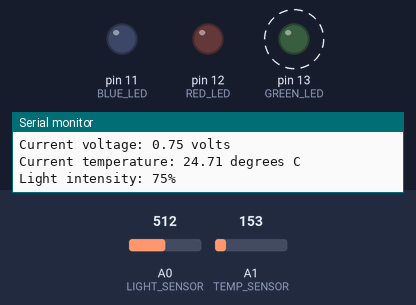
The sketch below on a simulated Arduino Uno, built with avr-gcc and run on an emulated ATmega328P. Shown: output pins drawn as LEDs (lit = HIGH), the last lines printed to the serial monitor. Dashed ring = blinking. The test bench sets the inputs (shaded band); at power-on: A1 (TEMP_SENSOR) = 153, A0 (LIGHT_SENSOR) = 512.

Above: at 1.8 s.
1.9 s: A1 (TEMP_SENSOR) set to 139
At 2.4 s:
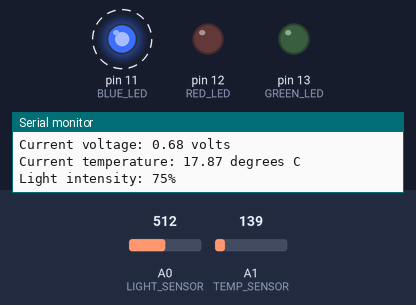
6.0 s: A0 (LIGHT_SENSOR) set to 435
9.5 s: A0 (LIGHT_SENSOR) set to 409
At 10.1 s:
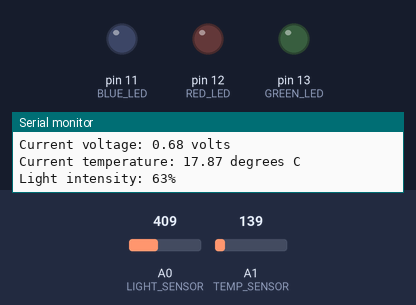
13.6 s: A1 (TEMP_SENSOR) set to 165
At 14.8 s:
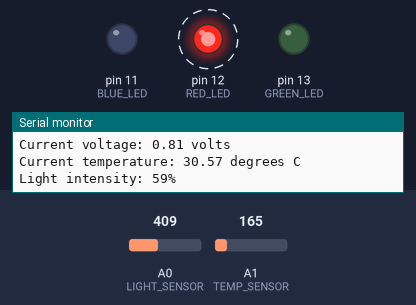
17.7 s: A1 (TEMP_SENSOR) set to 133
At 18.9 s:
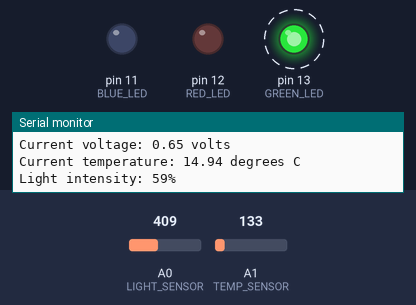
21.8 s: A1 (TEMP_SENSOR) set to 175
At 23.0 s:
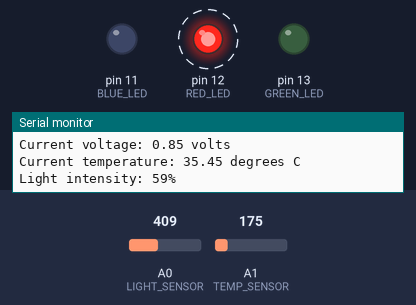
Timing chart, 0 to 26.9 s (numbered marks = the images above; inputs shaded):
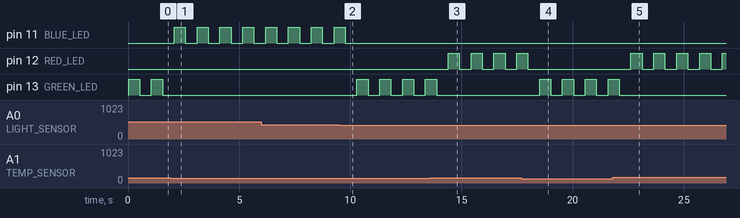

The sketch:

wp3_ex_2.ino
```cpp
// (C) Emma Litvin, Nicole Quinstedt. Group: 11 (2023)
// Work package 3
// Exercise 2 (Custom-made sensors readings conversion without <DHT.h> library)
// Submission code: XXXX

/*--------------------------------------------------------------------------------------------
Exercise 2: The system that measures the light intensity and temperature at the same time.
  The system motitor the dependency between these two measurements and warns about deviations.
  The system periodically read the temperature and light intensity (periodicy (in seconds)
  provided as a variable in the program).
  The system uses three LEDs to indicate the normal dependency (GREEN), deviation when the
  temperature is higher that it should be given the light intensity (RED), and when the
  temperature is lower that it should be (BLUE).
---------------------------------------------------------------------------------------------*/

/*--------------------------------------------------------------------------------------------
  Sources:
  - Conversion of voltage to temperature in Celsius:
    https://docs.onion.io/omega2-arduino-dock-starter-kit/arduino-kit-reading-a-temp-sensor.html
  - More about conversion of voltage to temperature in Celsius and offset:
    https://lastminuteengineers.com/tmp36-temperature-sensor-arduino-tutorial/
  - How to map readings from light intensity sensor to persentage ratings:
    https://www.instructables.com/Light-Sensor-Photoresistor-Arduino-Tinkercad/
----------------------------------------------------------------------------------------------*/

// Constants will not change
const int GREEN_LED = 13;                       // Pin 13 connected to green LED
const int RED_LED = 12;                         // Pin 12 connected to LED
const int BLUE_LED = 11;                        // Pin 11 connected to LED
const int LIGHT_SENSOR = A0;                    // Pin A0 connected to light sensor
const int TEMP_SENSOR = A1;                     // Pin A1 connected to temperature sensor

int delayInterval = 500;                       	// Delay between sensors reads (decided to be 0.5 second)

// Function that runs the code only once
void setup()
{
  Serial.begin(9600);                            // Establish serial communication between Arduino board and other components with baud rate
  pinMode(TEMP_SENSOR, INPUT);                   // Set temperature sensor as INPUT
  pinMode(LIGHT_SENSOR, INPUT);                  // Set light sensor as INPUT
  pinMode(GREEN_LED, OUTPUT);                    // Set green LED as output
  pinMode(RED_LED, OUTPUT);                      // Set red LED as output
  pinMode(BLUE_LED, OUTPUT);                     // Set blue LED as output
}

// Function that runs the code repeteadly
void loop()
{
  // Get voltage reading from temperature sensor
  int measuredTemp = analogRead(TEMP_SENSOR);
  // Convert analog reading to voltage
  float voltage = (float) measuredTemp * 5.0;
  voltage /= 1024.0;
  // Print out voltage
  Serial.print("Current voltage: "); Serial.print(voltage); Serial.println(" volts");
  // Convert voltage to degrees in Celsius including the 500mV offset adjustment (to read negative temperatures)
  float convertedTemp = (voltage - 0.5) * 100;
  // Print out converted temperature
  Serial.print("Current temperature: "); Serial.print(convertedTemp); Serial.println(" degrees C");

  // Get light reading from light sensor
  int measuredLight = analogRead(LIGHT_SENSOR);
  // Map readings from light sensor to persentage ratings
  int convertedLight = map(measuredLight, 6, 679, 0, 100);
  // Print converted light rate
  Serial.print("Light intensity: "); Serial.print(convertedLight); Serial.println("%"); Serial.println();

  // Check sensors readings and turn on LEDs according to specifications
  // Case if light intensity is 0%
  if (convertedLight == 0)
  {
    // Case if temperature lower that -12 degrees
    if (convertedTemp < -12)
    {
      // Turn on green LED indicating normal dependency
      blink(GREEN_LED);
    }
    // Case if temperature is higher than -12 degrees
    else
    {
      // Turn on red LED indicating that temperature is higher than it should be
      blink(RED_LED);
    }
  }
  // Case if light intensity is between 1% and 20%
  else if (convertedLight >= 1 && convertedLight <= 20)
  {
    // Case if temperature is between -12 and 0 degrees
    if (convertedTemp >= -12 && convertedTemp <= 0)
    {
      // Turn on green LED indicating normal dependency
      blink(GREEN_LED);
    }
    // Case if temperature if lower that -12 degrees
    else if (convertedTemp < -12)
    {
      // Turn on blue LED indicating that temperature is lower than it should be
      blink(BLUE_LED);
    }
    // Case if temperature is higher that 0
    else
    {
      // Turn on red LED indicating that temperature is higher than it should be
      blink(RED_LED);
    }
  }
  // Case if light intensity is between 21% and 60%
  else if (convertedLight >= 21 && convertedLight <= 60)
  {
    // Case if temperature is between 0 and 20 degrees
    if (convertedTemp >= 0 && convertedTemp <= 20)
    {
      // Turn on green LED indicating normal dependency
      blink(GREEN_LED);
    }
          // Case if temperature is lower that 0
    else if (convertedTemp < 0)
    {
      // Turn on blue LED indicating that temperature is lower than it should be
      blink(BLUE_LED);
    }
    // Case if temperature is higher that 20 degrees
    else
    {
      // Turn on red LED indicating that temperature is higher than it should be
      blink(RED_LED);
    }
  }
  // Case if light intensity is more than 61%
  else
  {
    // Case if temperature is higher that 21 degree
    if (convertedTemp >= 21)
    {
      // Turn on green LED indicating normal dependency
      blink(GREEN_LED);
    }
    // Case if temperature is lower that 21 degree
    else
    {
      // Turn on blue LED indicating that temperature is lower than it should be
      blink(BLUE_LED);
    }
  }
  // Wait for selected interval
  delay(500);
}

// Helper function to turn on LED
void blink (int led)
{
  // Turn on LED
  digitalWrite(led, HIGH);
  // Wait for selected interval
  delay(delayInterval);
  // Turn off LED
  digitalWrite(led, LOW);
}
```

Measured:
- the behaviour switches between 146 and 145 on A1 (TEMP_SENSOR) (found by bisection; images 0 and 1)
- the behaviour switches between 417 and 416 on A0 (LIGHT_SENSOR) (found by bisection; images 1 and 2)
- after the input at 1.9 s, pin 11 (BLUE_LED): alternates HIGH for 0.50 s and LOW for 0.53 s, starting after 0.18 s; pin 13 (GREEN_LED): stops changing and stays LOW
- after the input at 9.5 s, pin 11 (BLUE_LED): goes on until 9.8 s, then stays LOW; pin 13 (GREEN_LED): alternates HIGH for 0.50 s and LOW for 0.53 s, starting after 0.80 s
- after the input at 13.6 s, pin 12 (RED_LED): alternates HIGH for 0.50 s and LOW for 0.53 s, starting after 0.81 s; pin 13 (GREEN_LED): goes on until 13.9 s, then stays LOW
- after the input at 17.7 s, pin 12 (RED_LED): goes on until 18.0 s, then stays LOW; pin 13 (GREEN_LED): alternates HIGH for 0.50 s and LOW for 0.53 s, starting after 0.82 s
- after the input at 21.8 s, pin 12 (RED_LED): alternates HIGH for 0.50 s and LOW for 0.53 s, starting after 0.83 s; pin 13 (GREEN_LED): goes on until 22.1 s, then stays LOW
- by itself, pin 13 (GREEN_LED): alternates HIGH for 0.50 s and LOW for 0.53 s
